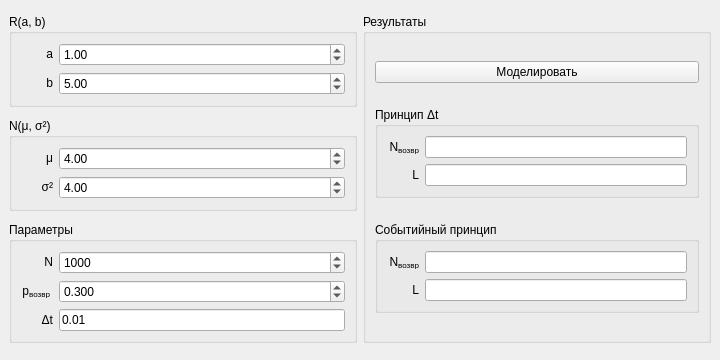
<?xml version="1.0" encoding="UTF-8"?>
<ui version="4.0">
 <class>MainWindow</class>
 <widget class="QMainWindow" name="MainWindow">
  <property name="geometry">
   <rect>
    <x>0</x>
    <y>0</y>
    <width>720</width>
    <height>360</height>
   </rect>
  </property>
  <property name="windowTitle">
   <string>MainWindow</string>
  </property>
  <widget class="QWidget" name="centralwidget">
   <layout class="QGridLayout" name="gridLayout_4">
    <item row="2" column="0">
     <widget class="QGroupBox" name="rGroupBox">
      <property name="sizePolicy">
       <sizepolicy hsizetype="Expanding" vsizetype="Fixed">
        <horstretch>0</horstretch>
        <verstretch>0</verstretch>
       </sizepolicy>
      </property>
      <property name="title">
       <string>R(a, b)</string>
      </property>
      <layout class="QGridLayout" name="gridLayout">
       <item row="0" column="1">
        <widget class="QDoubleSpinBox" name="aDoubleSpinBox">
         <property name="sizePolicy">
          <sizepolicy hsizetype="Expanding" vsizetype="Fixed">
           <horstretch>0</horstretch>
           <verstretch>0</verstretch>
          </sizepolicy>
         </property>
         <property name="minimum">
          <double>-1000000.000000000000000</double>
         </property>
         <property name="maximum">
          <double>1000000.000000000000000</double>
         </property>
         <property name="value">
          <double>1.000000000000000</double>
         </property>
        </widget>
       </item>
       <item row="0" column="0">
        <widget class="QLabel" name="aLabel">
         <property name="sizePolicy">
          <sizepolicy hsizetype="Fixed" vsizetype="Fixed">
           <horstretch>0</horstretch>
           <verstretch>0</verstretch>
          </sizepolicy>
         </property>
         <property name="minimumSize">
          <size>
           <width>32</width>
           <height>0</height>
          </size>
         </property>
         <property name="text">
          <string>a</string>
         </property>
         <property name="alignment">
          <set>Qt::AlignRight|Qt::AlignTrailing|Qt::AlignVCenter</set>
         </property>
        </widget>
       </item>
       <item row="1" column="1">
        <widget class="QDoubleSpinBox" name="bDoubleSpinBox">
         <property name="sizePolicy">
          <sizepolicy hsizetype="Expanding" vsizetype="Fixed">
           <horstretch>0</horstretch>
           <verstretch>0</verstretch>
          </sizepolicy>
         </property>
         <property name="minimum">
          <double>-1000000.000000000000000</double>
         </property>
         <property name="maximum">
          <double>1000000.000000000000000</double>
         </property>
         <property name="value">
          <double>5.000000000000000</double>
         </property>
        </widget>
       </item>
       <item row="1" column="0">
        <widget class="QLabel" name="bLabel">
         <property name="sizePolicy">
          <sizepolicy hsizetype="Fixed" vsizetype="Fixed">
           <horstretch>0</horstretch>
           <verstretch>0</verstretch>
          </sizepolicy>
         </property>
         <property name="minimumSize">
          <size>
           <width>32</width>
           <height>0</height>
          </size>
         </property>
         <property name="text">
          <string>b</string>
         </property>
         <property name="alignment">
          <set>Qt::AlignRight|Qt::AlignTrailing|Qt::AlignVCenter</set>
         </property>
        </widget>
       </item>
      </layout>
     </widget>
    </item>
    <item row="3" column="0">
     <widget class="QGroupBox" name="nGroupBox">
      <property name="sizePolicy">
       <sizepolicy hsizetype="Expanding" vsizetype="Fixed">
        <horstretch>0</horstretch>
        <verstretch>0</verstretch>
       </sizepolicy>
      </property>
      <property name="title">
       <string>N(μ, σ²)</string>
      </property>
      <layout class="QGridLayout" name="gridLayout_2">
       <item row="0" column="0">
        <widget class="QLabel" name="muLabel">
         <property name="sizePolicy">
          <sizepolicy hsizetype="Fixed" vsizetype="Fixed">
           <horstretch>0</horstretch>
           <verstretch>0</verstretch>
          </sizepolicy>
         </property>
         <property name="minimumSize">
          <size>
           <width>32</width>
           <height>0</height>
          </size>
         </property>
         <property name="text">
          <string>μ</string>
         </property>
         <property name="alignment">
          <set>Qt::AlignRight|Qt::AlignTrailing|Qt::AlignVCenter</set>
         </property>
        </widget>
       </item>
       <item row="0" column="1">
        <widget class="QDoubleSpinBox" name="muDoubleSpinBox">
         <property name="sizePolicy">
          <sizepolicy hsizetype="Expanding" vsizetype="Fixed">
           <horstretch>0</horstretch>
           <verstretch>0</verstretch>
          </sizepolicy>
         </property>
         <property name="minimum">
          <double>-1000000.000000000000000</double>
         </property>
         <property name="maximum">
          <double>1000000.000000000000000</double>
         </property>
         <property name="value">
          <double>4.000000000000000</double>
         </property>
        </widget>
       </item>
       <item row="1" column="0">
        <widget class="QLabel" name="sigmaSquaredLabel">
         <property name="sizePolicy">
          <sizepolicy hsizetype="Fixed" vsizetype="Fixed">
           <horstretch>0</horstretch>
           <verstretch>0</verstretch>
          </sizepolicy>
         </property>
         <property name="minimumSize">
          <size>
           <width>32</width>
           <height>0</height>
          </size>
         </property>
         <property name="text">
          <string>σ²</string>
         </property>
         <property name="alignment">
          <set>Qt::AlignRight|Qt::AlignTrailing|Qt::AlignVCenter</set>
         </property>
        </widget>
       </item>
       <item row="1" column="1">
        <widget class="QDoubleSpinBox" name="sigmaSquaredDoubleSpinBox">
         <property name="sizePolicy">
          <sizepolicy hsizetype="Expanding" vsizetype="Fixed">
           <horstretch>0</horstretch>
           <verstretch>0</verstretch>
          </sizepolicy>
         </property>
         <property name="maximum">
          <double>1000000000.000000000000000</double>
         </property>
         <property name="value">
          <double>4.000000000000000</double>
         </property>
        </widget>
       </item>
      </layout>
     </widget>
    </item>
    <item row="4" column="0">
     <widget class="QGroupBox" name="paramsGroupBox">
      <property name="sizePolicy">
       <sizepolicy hsizetype="Expanding" vsizetype="Fixed">
        <horstretch>0</horstretch>
        <verstretch>0</verstretch>
       </sizepolicy>
      </property>
      <property name="title">
       <string>Параметры </string>
      </property>
      <layout class="QGridLayout" name="gridLayout_3">
       <item row="0" column="0">
        <widget class="QLabel" name="nLabel">
         <property name="sizePolicy">
          <sizepolicy hsizetype="Fixed" vsizetype="Fixed">
           <horstretch>0</horstretch>
           <verstretch>0</verstretch>
          </sizepolicy>
         </property>
         <property name="minimumSize">
          <size>
           <width>32</width>
           <height>0</height>
          </size>
         </property>
         <property name="text">
          <string>N</string>
         </property>
         <property name="alignment">
          <set>Qt::AlignRight|Qt::AlignTrailing|Qt::AlignVCenter</set>
         </property>
        </widget>
       </item>
       <item row="1" column="0">
        <widget class="QLabel" name="pReturnLabel">
         <property name="sizePolicy">
          <sizepolicy hsizetype="Fixed" vsizetype="Fixed">
           <horstretch>0</horstretch>
           <verstretch>0</verstretch>
          </sizepolicy>
         </property>
         <property name="text">
          <string>p&lt;sub&gt;возвр&lt;/sub&gt;</string>
         </property>
         <property name="alignment">
          <set>Qt::AlignRight|Qt::AlignTrailing|Qt::AlignVCenter</set>
         </property>
        </widget>
       </item>
       <item row="2" column="0">
        <widget class="QLabel" name="dtLabel">
         <property name="sizePolicy">
          <sizepolicy hsizetype="Fixed" vsizetype="Fixed">
           <horstretch>0</horstretch>
           <verstretch>0</verstretch>
          </sizepolicy>
         </property>
         <property name="minimumSize">
          <size>
           <width>32</width>
           <height>0</height>
          </size>
         </property>
         <property name="text">
          <string>Δt</string>
         </property>
         <property name="alignment">
          <set>Qt::AlignRight|Qt::AlignTrailing|Qt::AlignVCenter</set>
         </property>
        </widget>
       </item>
       <item row="1" column="1">
        <widget class="QDoubleSpinBox" name="pReturnDoubleSpinBox">
         <property name="sizePolicy">
          <sizepolicy hsizetype="Expanding" vsizetype="Fixed">
           <horstretch>0</horstretch>
           <verstretch>0</verstretch>
          </sizepolicy>
         </property>
         <property name="decimals">
          <number>3</number>
         </property>
         <property name="maximum">
          <double>1.000000000000000</double>
         </property>
         <property name="singleStep">
          <double>0.100000000000000</double>
         </property>
         <property name="value">
          <double>0.300000000000000</double>
         </property>
        </widget>
       </item>
       <item row="0" column="1">
        <widget class="QSpinBox" name="nSpinBox">
         <property name="sizePolicy">
          <sizepolicy hsizetype="Expanding" vsizetype="Fixed">
           <horstretch>0</horstretch>
           <verstretch>0</verstretch>
          </sizepolicy>
         </property>
         <property name="maximum">
          <number>1000000</number>
         </property>
         <property name="value">
          <number>1000</number>
         </property>
        </widget>
       </item>
       <item row="2" column="1">
        <widget class="QLineEdit" name="dtLineEdit">
         <property name="text">
          <string>0.01</string>
         </property>
        </widget>
       </item>
      </layout>
     </widget>
    </item>
    <item row="2" column="1" rowspan="3">
     <widget class="QGroupBox" name="groupBox_4">
      <property name="sizePolicy">
       <sizepolicy hsizetype="Expanding" vsizetype="Preferred">
        <horstretch>0</horstretch>
        <verstretch>0</verstretch>
       </sizepolicy>
      </property>
      <property name="title">
       <string>Результаты</string>
      </property>
      <layout class="QVBoxLayout" name="verticalLayout">
       <item>
        <widget class="QPushButton" name="simulatePushButton">
         <property name="text">
          <string>Моделировать</string>
         </property>
        </widget>
       </item>
       <item>
        <widget class="QGroupBox" name="groupBox_5">
         <property name="sizePolicy">
          <sizepolicy hsizetype="Expanding" vsizetype="Fixed">
           <horstretch>0</horstretch>
           <verstretch>0</verstretch>
          </sizepolicy>
         </property>
         <property name="title">
          <string>Принцип Δt</string>
         </property>
         <layout class="QGridLayout" name="gridLayout_5">
          <item row="0" column="0">
           <widget class="QLabel" name="nReturnDtLabel">
            <property name="sizePolicy">
             <sizepolicy hsizetype="Fixed" vsizetype="Fixed">
              <horstretch>0</horstretch>
              <verstretch>0</verstretch>
             </sizepolicy>
            </property>
            <property name="minimumSize">
             <size>
              <width>32</width>
              <height>0</height>
             </size>
            </property>
            <property name="text">
             <string>N&lt;sub&gt;возвр&lt;/sub&gt;</string>
            </property>
            <property name="alignment">
             <set>Qt::AlignRight|Qt::AlignTrailing|Qt::AlignVCenter</set>
            </property>
           </widget>
          </item>
          <item row="1" column="0">
           <widget class="QLabel" name="lDtLabel">
            <property name="sizePolicy">
             <sizepolicy hsizetype="Fixed" vsizetype="Fixed">
              <horstretch>0</horstretch>
              <verstretch>0</verstretch>
             </sizepolicy>
            </property>
            <property name="minimumSize">
             <size>
              <width>32</width>
              <height>0</height>
             </size>
            </property>
            <property name="text">
             <string>L</string>
            </property>
            <property name="alignment">
             <set>Qt::AlignRight|Qt::AlignTrailing|Qt::AlignVCenter</set>
            </property>
           </widget>
          </item>
          <item row="0" column="1">
           <widget class="QLineEdit" name="nReturnDtLineEdit">
            <property name="text">
             <string/>
            </property>
           </widget>
          </item>
          <item row="1" column="1">
           <widget class="QLineEdit" name="lDtLineEdit"/>
          </item>
         </layout>
        </widget>
       </item>
       <item>
        <widget class="QGroupBox" name="groupBox_6">
         <property name="sizePolicy">
          <sizepolicy hsizetype="Expanding" vsizetype="Fixed">
           <horstretch>0</horstretch>
           <verstretch>0</verstretch>
          </sizepolicy>
         </property>
         <property name="title">
          <string>Событийный принцип</string>
         </property>
         <layout class="QGridLayout" name="gridLayout_6">
          <item row="0" column="0">
           <widget class="QLabel" name="nReturnEventLabel">
            <property name="sizePolicy">
             <sizepolicy hsizetype="Fixed" vsizetype="Fixed">
              <horstretch>0</horstretch>
              <verstretch>0</verstretch>
             </sizepolicy>
            </property>
            <property name="minimumSize">
             <size>
              <width>32</width>
              <height>0</height>
             </size>
            </property>
            <property name="text">
             <string>N&lt;sub&gt;возвр&lt;/sub&gt;</string>
            </property>
            <property name="alignment">
             <set>Qt::AlignRight|Qt::AlignTrailing|Qt::AlignVCenter</set>
            </property>
           </widget>
          </item>
          <item row="1" column="0">
           <widget class="QLabel" name="lEventLabel">
            <property name="sizePolicy">
             <sizepolicy hsizetype="Fixed" vsizetype="Fixed">
              <horstretch>0</horstretch>
              <verstretch>0</verstretch>
             </sizepolicy>
            </property>
            <property name="minimumSize">
             <size>
              <width>32</width>
              <height>0</height>
             </size>
            </property>
            <property name="text">
             <string>L</string>
            </property>
            <property name="alignment">
             <set>Qt::AlignRight|Qt::AlignTrailing|Qt::AlignVCenter</set>
            </property>
           </widget>
          </item>
          <item row="0" column="1">
           <widget class="QLineEdit" name="nReturnEventLineEdit">
            <property name="text">
             <string/>
            </property>
           </widget>
          </item>
          <item row="1" column="1">
           <widget class="QLineEdit" name="lEventLineEdit"/>
          </item>
         </layout>
        </widget>
       </item>
      </layout>
     </widget>
    </item>
   </layout>
  </widget>
 </widget>
 <resources/>
 <connections/>
</ui>
